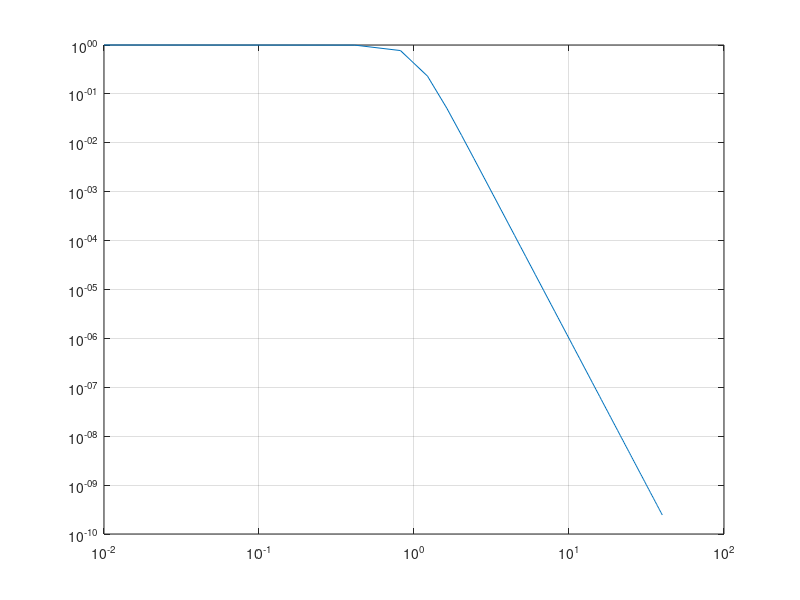

Write MATLAB code to recreate this figure.




clear; clc; close all; format shorteng;

w = linspace(1e-2, 40, 1e2);
X = abs(1./(1+w.^6));

p = plot(w, X);

hold on;
grid on;

% plot(w, 2./w);

set(gca, 'YScale', 'log')
set(gca, 'XScale', 'log')